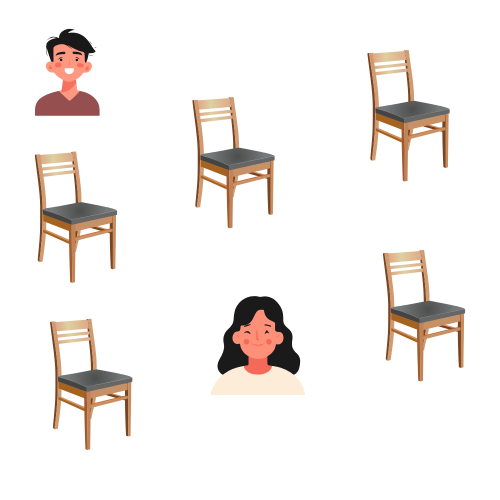
#> input picture Test_Images/Occupancy_Grid_Map.png, 1000 x 1000 px (shown at 1/2 size)
$ python ImageReading.py
#> lines starting #> are read from the running program, lines starting #| are printed output that depends on the picture
# Author: Endri Dibra
# Project: ARP mini Project

# Importing the required libraries
import cv2


# Reading the image
image = cv2.imread("Test_Images/Occupancy_Grid_Map.png")
#> image is the input picture: shape (1000, 1000, 3); mean B, G, R 236.7, 239.5, 244.2

# Resizing the image to 500 x 500
image = cv2.resize(image, (500, 500))
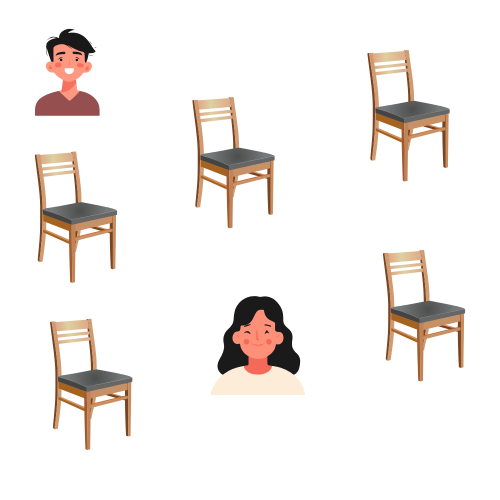
#> image: shape (500, 500, 3); mean B, G, R 236.7, 239.5, 244.2

# Displaying the image
cv2.imshow("The Map", image)

# Waiting for key interaption
cv2.waitKey(0)

# Terminating all opened windows
cv2.destroyAllWindows()
